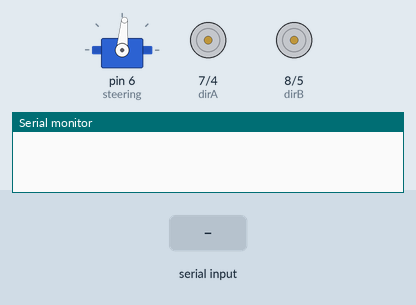
Recording of a sketch running on a simulated Teensy 3. On the bench: servo, direction and speed pins drawn as motors (green arrow = direction pin HIGH = forward, orange = LOW = backward, longer = more drive), the last lines printed to the serial monitor. The inputs (shaded band) are chosen by the test bench.

Above: at 1.2 s.
1.3 s: "90,45\n" received over Serial
At 2.7 s:
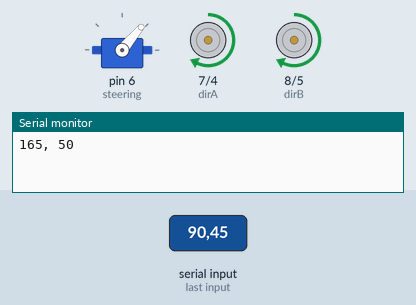
4.3 s: "30,150\n" received over Serial
At 5.7 s:
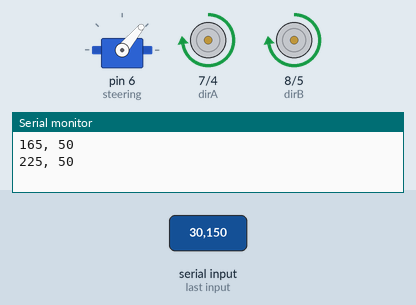
7.3 s: "200\n" received over Serial
At 8.7 s:
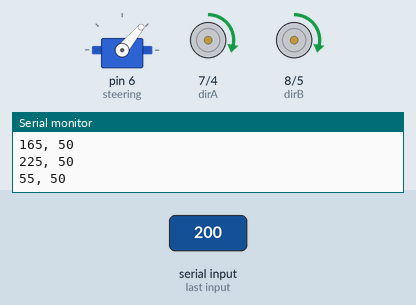
Timing chart, 0 to 10.3 s (numbered marks = the images above; inputs shaded):
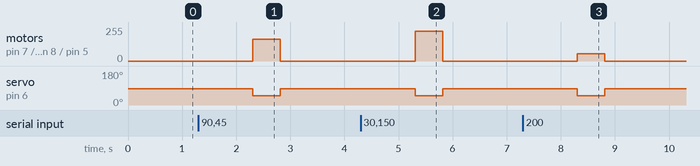

The sketch:

car.ino
```cpp
#include <Arduino.h>
#include <Servo.h>

int speed=0;
int pwmA=4;
int pwmB=5;
int dirA=7;
int dirB=8;

const int speed_min=0;
const int speed_max=255;

const int steer_left=50;
const int steer_right=120;

Servo steering;
int steer=85;

char cmdBuf[8];
char message[10];

int dir=0;
int last_serial=0;

void setup(){
	pinMode(pwmA, OUTPUT);
	pinMode(pwmB, OUTPUT);
	pinMode(dirA, OUTPUT);
	pinMode(dirB, OUTPUT);
	digitalWrite(dirA, dir);
	digitalWrite(dirB, dir);
	steering.attach(6);

	analogWrite(pwmA, speed);
	analogWrite(pwmB, speed);
	steering.write(steer);

	last_serial=millis();
	Serial.begin(9600);
}

void loop(){

	if(Serial.available()){

		Serial.readBytes(cmdBuf, 8);
		last_serial=millis();
		cmdBuf[7]='\0';
		steer=atoi(cmdBuf+4);
		steer=(steer<steer_left)?steer_left:steer;
		steer=(steer>steer_right)?steer_right:steer;

		cmdBuf[3]='\0';
		speed=atoi(cmdBuf);
		speed=speed-255;
		if(speed<0){
			dir=1;
			speed=-speed;
		}else{
			dir=0;
		}

		speed=(speed<speed_min)?0:speed;
		speed=(speed>speed_max)?speed_max:speed;

		sprintf(message, "%d, %d\n", speed, steer);
		Serial.print(message);
		steering.write(steer);
		digitalWrite(dirA, dir);
		digitalWrite(dirB, dir);
		analogWrite(pwmA, speed);
		analogWrite(pwmB, speed);

	}else if((millis()-last_serial)>500){

		steering.write(85);
		analogWrite(pwmA, 0);
		analogWrite(pwmB, 0);

	}

	delay(10);
}
```

Measured:
- after the input at 1.3 s, motor on pin 7 (dirA) / pin 4 (pwmA), motor on pin 8 (dirB) / pin 5 (pwmB): stopped → forward 165/255 after 1.0 s, → stopped 0.51 s later; servo on pin 6 (steering): 85° → 50° after 1.0 s, → 85° 0.51 s later
- after the input at 4.3 s, motor on pin 7 (dirA) / pin 4 (pwmA), motor on pin 8 (dirB) / pin 5 (pwmB): stopped → forward 225/255 after 1.0 s, → stopped 0.51 s later; servo on pin 6 (steering): 85° → 50° after 1.0 s, → 85° 0.51 s later
- after the input at 7.3 s, motor on pin 7 (dirA) / pin 4 (pwmA), motor on pin 8 (dirB) / pin 5 (pwmB): stopped → forward 55/255 after 1.0 s, → stopped 0.51 s later; servo on pin 6 (steering): 85° → 50° after 1.0 s, → 85° 0.51 s later
